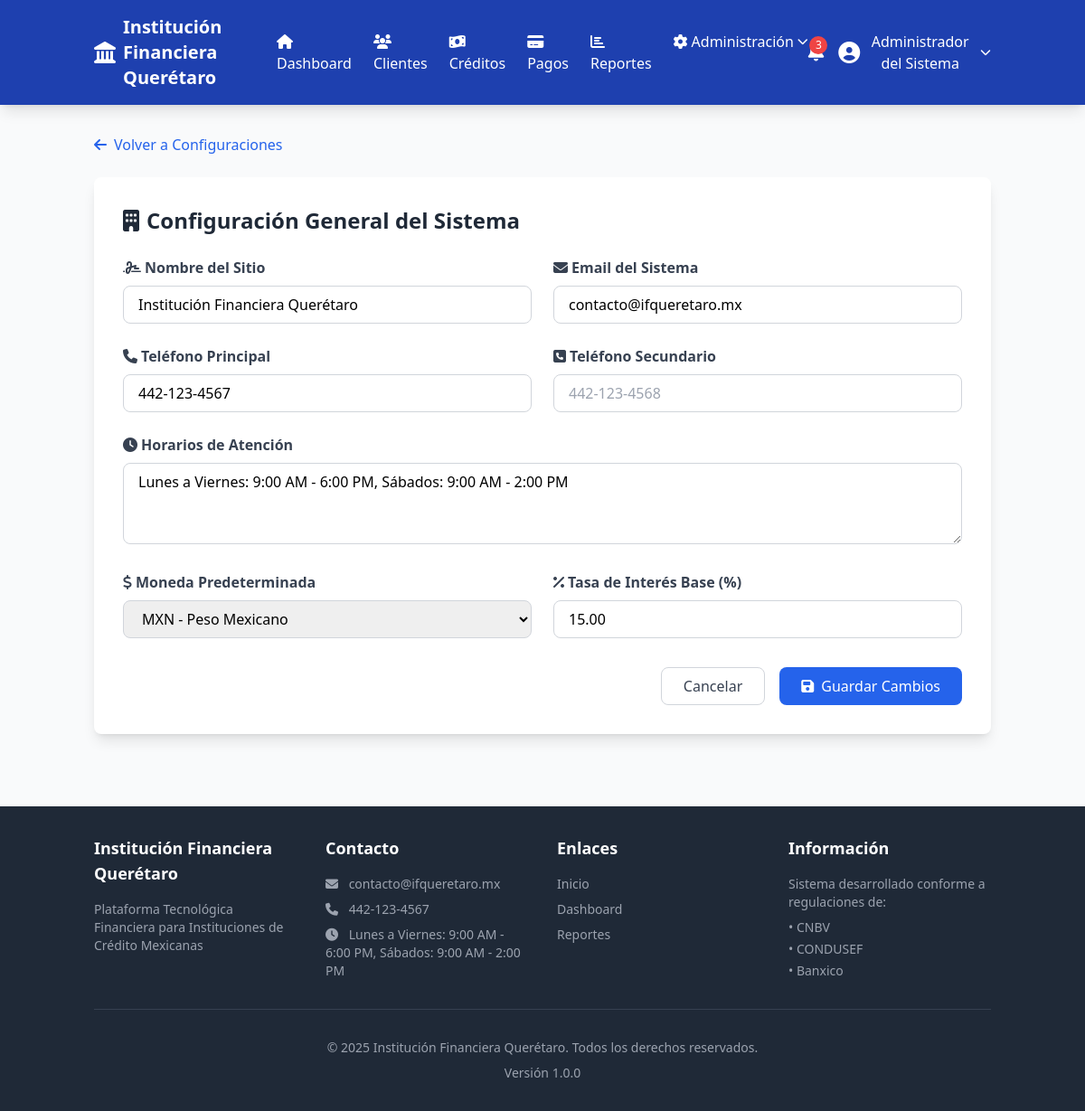
/configuracion/general (signed in), run on the app's committed database.
### tables this page shows
CREATE TABLE IF NOT EXISTS configuracion (
    id INT AUTO_INCREMENT PRIMARY KEY,
    nombre_sitio VARCHAR(255) DEFAULT 'Plataforma Financiera Mexicana',
    logo_url VARCHAR(500) DEFAULT NULL,
    email_sistema VARCHAR(255) DEFAULT 'info@plataformafinanciera.mx',
    telefono_contacto VARCHAR(50) DEFAULT NULL,
    telefono_secundario VARCHAR(50) DEFAULT NULL,
    horario_atencion TEXT DEFAULT NULL,
    color_primario VARCHAR(7) DEFAULT '#1e40af',
    color_secundario VARCHAR(7) DEFAULT '#3b82f6',
    color_acento VARCHAR(7) DEFAULT '#06b6d4',
    paypal_email VARCHAR(255) DEFAULT NULL,
    paypal_client_id VARCHAR(500) DEFAULT NULL,
    paypal_secret VARCHAR(500) DEFAULT NULL,
    api_qr_key VARCHAR(500) DEFAULT NULL,
    api_qr_url VARCHAR(500) DEFAULT NULL,
    moneda_default VARCHAR(3) DEFAULT 'MXN',
    idioma_default VARCHAR(5) DEFAULT 'es_MX',
    tasa_interes_default DECIMAL(5,2) DEFAULT 15.00,
    created_at TIMESTAMP DEFAULT CURRENT_TIMESTAMP,
    updated_at TIMESTAMP DEFAULT CURRENT_TIMESTAMP ON UPDATE CURRENT_TIMESTAMP
);

### controllers/ConfiguracionController.php (called while the page is built, shortened)
<?php
require_once CONTROLLERS_PATH . 'BaseController.php';
class ConfiguracionController extends BaseController {
    public function general() {
        $user = $this->getCurrentUser();
        $message = '';
        $messageType = '';
        $stmt = $this->db->query("SELECT * FROM configuracion WHERE id = 1");
        $config = $stmt->fetch();
        $data = [
            'title' => 'Configuración General',
            'user' => $user,
            'config' => $config,
            'message' => $message,
            'messageType' => $messageType,
            'csrf_token' => $this->generateCSRF()
        ];
        $this->view('configuracion/general', $data);
    }
}

### index.php (called while the page is built, shortened)
<?php
require_once BASE_PATH . '/config/database.php';
$request = isset($_GET['url']) ? $_GET['url'] : 'home/index';
$request = rtrim($request, '/');
$request = explode('/', $request);
$action = !empty($request[1]) ? $request[1] : 'index';
$params = array_slice($request, 2);
$controller = new $controllerName();
call_user_func_array([$controller, $action], $params);

### config/database.php (called while the page is built, shortened)
<?php
class Database {
    private static $instance = null;
    private $connection;
    private function __construct() {
        try {
            $dsn = "mysql:host=" . DB_HOST . ";dbname=" . DB_NAME . ";charset=" . DB_CHARSET;
            $this->connection = new PDO($dsn, DB_USER, DB_PASS);
            $this->connection->setAttribute(PDO::ATTR_ERRMODE, PDO::ERRMODE_EXCEPTION);
            $this->connection->setAttribute(PDO::ATTR_DEFAULT_FETCH_MODE, PDO::FETCH_ASSOC);
        } catch (PDOException $e) {
            die("Error de conexión a la base de datos: " . $e->getMessage());
        }
    }
    public static function getInstance() {
        if (self::$instance === null) {
            self::$instance = new self();
        }
        return self::$instance;
    }
    public function query($sql, $params = []) {
        try {
            $stmt = $this->connection->prepare($sql);
            $stmt->execute($params);
            return $stmt;
        } catch (PDOException $e) {
            error_log("Error en consulta: " . $e->getMessage());
            return false;
        }
    }
}

### views/configuracion/general.php (the view, shortened to what this page needs)
<?php
$stmt = Database::getInstance()->query("SELECT * FROM configuracion WHERE id = 1");
require_once VIEWS_PATH . 'layouts/header.php';
?>
<div class="container mx-auto px-4">
    <div class="mb-6">
        <a href="<?php echo BASE_URL; ?>/configuracion" class="text-blue-600 hover:text-blue-800">
            <i class="fas fa-arrow-left mr-2"></i>Volver a Configuraciones
        </a>
    </div>
    <div class="bg-white rounded-lg shadow-lg p-8">
        <h2 class="text-2xl font-bold text-gray-800 mb-6">
            <i class="fas fa-building mr-2"></i>Configuración General del Sistema
        </h2>
        <form method="POST" action="<?php echo BASE_URL; ?>/configuracion/general">
            <div class="grid grid-cols-1 md:grid-cols-2 gap-6">
                <div>
                    <label class="block text-gray-700 font-semibold mb-2">
                        <i class="fas fa-signature mr-1"></i>Nombre del Sitio
                    </label>
                    <input
                        type="text"
                        name="nombre_sitio"
                        value="<?php echo htmlspecialchars($config['nombre_sitio'] ?? ''); ?>"
                        class="w-full px-4 py-2 border border-gray-300 rounded-lg focus:ring-2 focus:ring-blue-500"
                        required
                    >
                </div>
                <div>
                    <label class="block text-gray-700 font-semibold mb-2">
                        <i class="fas fa-envelope mr-1"></i>Email del Sistema
                    </label>
                    <input
                        type="email"
                        name="email_sistema"
                        value="<?php echo htmlspecialchars($config['email_sistema'] ?? ''); ?>"
                        class="w-full px-4 py-2 border border-gray-300 rounded-lg focus:ring-2 focus:ring-blue-500"
                        required
                    >
                </div>
                <div>
                    <label class="block text-gray-700 font-semibold mb-2">
                        <i class="fas fa-phone mr-1"></i>Teléfono Principal
                    </label>
                    <input
                        type="text"
                        name="telefono_contacto"
                        value="<?php echo htmlspecialchars($config['telefono_contacto'] ?? ''); ?>"
                        class="w-full px-4 py-2 border border-gray-300 rounded-lg focus:ring-2 focus:ring-blue-500"
                        placeholder="442-123-4567"
                    >
                </div>
                <div>
                    <label class="block text-gray-700 font-semibold mb-2">
                        <i class="fas fa-phone-square mr-1"></i>Teléfono Secundario
                    </label>
                    <input
                        type="text"
                        name="telefono_secundario"
                        value="<?php echo htmlspecialchars($config['telefono_secundario'] ?? ''); ?>"
                        class="w-full px-4 py-2 border border-gray-300 rounded-lg focus:ring-2 focus:ring-blue-500"
                        placeholder="442-123-4568"
                    >
                </div>
                <div class="md:col-span-2">
                    <label class="block text-gray-700 font-semibold mb-2">
                        <i class="fas fa-clock mr-1"></i>Horarios de Atención
                    </label>
                    <textarea
                        name="horario_atencion"
                        rows="3"
                        class="w-full px-4 py-2 border border-gray-300 rounded-lg focus:ring-2 focus:ring-blue-500"
                        placeholder="Lunes a Viernes: 9:00 AM - 6:00 PM&#10;Sábados: 9:00 AM - 2:00 PM"
                    ><?php echo htmlspecialchars($config['horario_atencion'] ?? ''); ?></textarea>
                </div>
                <div>
                    <label class="block text-gray-700 font-semibold mb-2">
                        <i class="fas fa-dollar-sign mr-1"></i>Moneda Predeterminada
                    </label>
                    <select
                        name="moneda_default"
                        class="w-full px-4 py-2 border border-gray-300 rounded-lg focus:ring-2 focus:ring-blue-500"
                    >
                        <option value="MXN" <?php echo ($config['moneda_default'] ?? 'MXN') === 'MXN' ? 'selected' : ''; ?>>MXN - Peso Mexicano</option>
                    </select>
                </div>
                <div>
                    <label class="block text-gray-700 font-semibold mb-2">
                        <i class="fas fa-percentage mr-1"></i>Tasa de Interés Base (%)
                    </label>
                    <input
                        type="number"
                        name="tasa_interes_default"
                        step="0.01"
                        value="<?php echo $config['tasa_interes_default'] ?? 15.00; ?>"
                        class="w-full px-4 py-2 border border-gray-300 rounded-lg focus:ring-2 focus:ring-blue-500"
                    >
                </div>
            </div>
            <div class="mt-8 flex justify-end space-x-4">
                <a href="<?php echo BASE_URL; ?>/configuracion" class="px-6 py-2 border border-gray-300 text-gray-700 rounded-lg hover:bg-gray-100 transition">
                    Cancelar
                </a>
                <button type="submit" class="px-6 py-2 bg-blue-600 text-white rounded-lg hover:bg-blue-700 transition">
                    <i class="fas fa-save mr-2"></i>Guardar Cambios
                </button>
            </div>
        </form>
    </div>
</div>
<?php require_once VIEWS_PATH . 'layouts/footer.php'; ?>

### views/layouts/header.php (shortened to what this page needs)
<!DOCTYPE html>
<html lang="es">
<head>
    <script src="https://cdn.tailwindcss.com"></script>
    <link rel="stylesheet" href="https://cdnjs.cloudflare.com/ajax/libs/font-awesome/6.4.0/css/all.min.css">
    <link href='https://cdn.jsdelivr.net/npm/fullcalendar@5.11.3/main.min.css' rel='stylesheet' />
</head>
<body class="bg-gray-50">
    <?php if (isset($_SESSION['user_id'])): ?>
        <nav class="bg-primary text-white shadow-lg">
            <div class="container mx-auto px-4">
                <div class="flex justify-between items-center py-4">
                    <div class="flex items-center space-x-8">
                        <a href="<?php echo BASE_URL; ?>/dashboard" class="flex items-center space-x-2">
                            <?php if (!empty($config['logo_url'])): ?>
                                <img src="<?php echo BASE_URL . $config['logo_url']; ?>" alt="Logo" class="h-10">
                            <?php else: ?>
                                <i class="fas fa-landmark text-2xl"></i>
                            <?php endif; ?>
                            <span class="font-bold text-xl"><?php echo $config['nombre_sitio'] ?? SITE_NAME; ?></span>
                        </a>
                        <div class="hidden md:flex space-x-6">
                            <a href="<?php echo BASE_URL; ?>/dashboard" class="hover:text-blue-200 transition">
                                <i class="fas fa-home mr-1"></i> Dashboard
                            </a>
                            <a href="<?php echo BASE_URL; ?>/clientes" class="hover:text-blue-200 transition">
                                <i class="fas fa-users mr-1"></i> Clientes
                            </a>
                            <a href="<?php echo BASE_URL; ?>/creditos" class="hover:text-blue-200 transition">
                                <i class="fas fa-money-bill-wave mr-1"></i> Créditos
                            </a>
                            <a href="<?php echo BASE_URL; ?>/pagos" class="hover:text-blue-200 transition">
                                <i class="fas fa-credit-card mr-1"></i> Pagos
                            </a>
                            <a href="<?php echo BASE_URL; ?>/reportes" class="hover:text-blue-200 transition">
                                <i class="fas fa-chart-bar mr-1"></i> Reportes
                            </a>
                            <?php if (in_array($_SESSION['user_role'], ['admin', 'gerente'])): ?>
                            <div class="relative group">
                                <button class="hover:text-blue-200 transition flex items-center">
                                    <i class="fas fa-cog mr-1"></i> Administración
                                    <i class="fas fa-chevron-down ml-1 text-xs"></i>
                                </button>
                            </div>
                            <?php endif; ?>
                        </div>
                    </div>
                    <div class="flex items-center space-x-4">
                        <button class="relative hover:text-blue-200 transition">
                            <span class="absolute -top-1 -right-1 bg-red-500 text-white text-xs rounded-full h-5 w-5 flex items-center justify-center">3</span>
                        </button>
                        <div class="relative group">
                            <button class="flex items-center space-x-2 hover:text-blue-200 transition">
                                <i class="fas fa-user-circle text-2xl"></i>
                                <span class="hidden md:inline"><?php echo $_SESSION['nombre_completo'] ?? $_SESSION['username']; ?></span>
                                <i class="fas fa-chevron-down text-xs"></i>
                            </button>
                        </div>
                    </div>
                </div>
            </div>
        </nav>
    <?php endif; ?>
    <main class="<?php echo isset($_SESSION['user_id']) ? 'py-8' : ''; ?>">

### views/layouts/footer.php (shortened to what this page needs)
    </main>
    <footer class="bg-gray-800 text-white mt-12">
        <div class="container mx-auto px-4 py-8">
            <div class="grid grid-cols-1 md:grid-cols-4 gap-8">
                <div>
                    <h3 class="font-bold text-lg mb-4">
                        <?php echo $config['nombre_sitio'] ?? SITE_NAME; ?>
                    </h3>
                    <p class="text-gray-400 text-sm">
                        Plataforma Tecnológica Financiera para Instituciones de Crédito Mexicanas
                    </p>
                </div>
                <div>
                    <h3 class="font-bold text-lg mb-4">Contacto</h3>
                    <p class="text-gray-400 text-sm">
                        <i class="fas fa-envelope mr-2"></i>
                        <?php echo $config['email_sistema'] ?? SITE_EMAIL; ?>
                    </p>
                    <?php if (!empty($config['telefono_contacto'])): ?>
                    <p class="text-gray-400 text-sm mt-2">
                        <i class="fas fa-phone mr-2"></i>
                        <?php echo $config['telefono_contacto']; ?>
                    </p>
                    <?php endif; ?>
                    <?php if (!empty($config['horario_atencion'])): ?>
                    <p class="text-gray-400 text-sm mt-2">
                        <i class="fas fa-clock mr-2"></i>
                        <?php echo nl2br($config['horario_atencion']); ?>
                    </p>
                    <?php endif; ?>
                </div>
                <div>
                    <h3 class="font-bold text-lg mb-4">Enlaces</h3>
                    <ul class="text-gray-400 text-sm space-y-2">
                        <li><a href="<?php echo BASE_URL; ?>" class="hover:text-white transition">Inicio</a></li>
                        <li><a href="<?php echo BASE_URL; ?>/dashboard" class="hover:text-white transition">Dashboard</a></li>
                        <li><a href="<?php echo BASE_URL; ?>/reportes" class="hover:text-white transition">Reportes</a></li>
                    </ul>
                </div>
                <div>
                    <h3 class="font-bold text-lg mb-4">Información</h3>
                    <p class="text-gray-400 text-sm">
                        Sistema desarrollado conforme a regulaciones de:
                    </p>
                    <ul class="text-gray-400 text-sm mt-2 space-y-1">
                        <li>• CNBV</li>
                        <li>• CONDUSEF</li>
                        <li>• Banxico</li>
                    </ul>
                </div>
            </div>
            <div class="border-t border-gray-700 mt-8 pt-8 text-center text-gray-400 text-sm">
                <p>&copy; <?php echo date('Y'); ?> <?php echo $config['nombre_sitio'] ?? SITE_NAME; ?>. Todos los derechos reservados.</p>
                <p class="mt-2">Versión <?php echo SITE_VERSION; ?></p>
            </div>
        </div>
    </footer>
</body>
</html>

### data on the page
configuracion: nombre_sitio "Institución Financiera Querétaro", email_sistema "contacto@ifqueretaro.mx", telefono_contacto "442-123-4567", horario_atencion "Lunes a Viernes: 9:00 AM - 6:00 PM, Sábados: 9:00 AM - 2:00 PM", moneda_default "MXN - Peso Mexicano", tasa_interes_default "15.00"

### other printed values
$_SESSION['nombre_completo'] "Administrador del Sistema"
SITE_VERSION "1.0.0"
